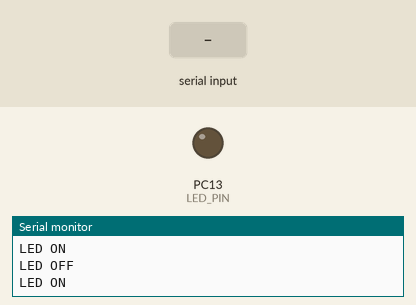
Bench run of a sketch on a simulated STM32 Black Pill. Shown: output pins drawn as LEDs (lit = HIGH), the last lines printed to the serial monitor. Inputs (shaded band) come from the test bench.

Above: at 2.2 s.
2.3 s: "5\n" received over Serial
At 2.9 s:
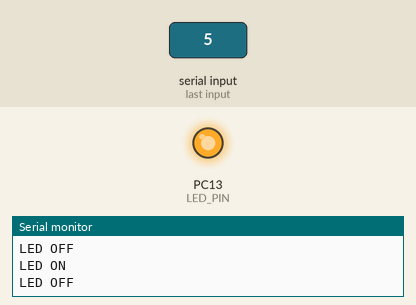
At 3.42 s:
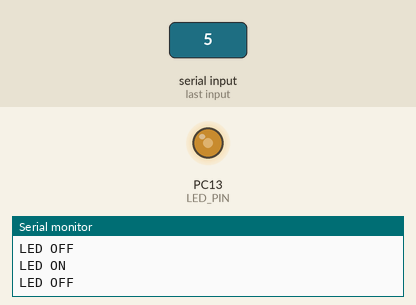
5.8 s: "90,45\n" received over Serial
Timing chart, 0 to 15.3 s (numbered marks = the images above; inputs shaded):
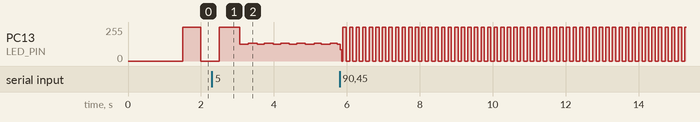

The sketch:

led-input.ino
```cpp
#define LED_PIN PC13

int delayTime = 500;

void setup() {
  pinMode(LED_PIN, OUTPUT);

  Serial.begin(115200);
  delay(1000);

  Serial.println("STM32F411 started");
  Serial.println("Enter delay in milliseconds:");
}

void loop() {
  if (Serial.available() > 0) {
    int value = Serial.parseInt();

    if (value > 0) {
      delayTime = value;
      Serial.print("New delay: ");
      Serial.print(delayTime);
      Serial.println(" ms");
    }

    while (Serial.available() > 0) {
      Serial.read();
    }
  }

  digitalWrite(LED_PIN, LOW);
  Serial.println("LED ON");
  delay(delayTime);

  digitalWrite(LED_PIN, HIGH);
  Serial.println("LED OFF");
  delay(delayTime);
}
```

Measured:
- by itself, PC13 (LED_PIN): moves between 0/255 and 255/255, repeating every 0.54 s
